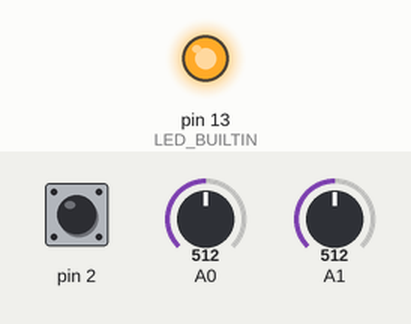
This sketch was run on a simulated Arduino Uno, built for the host (arithmetic inside an expression is 32-bit, double 64-bit). Parts: output pins drawn as LEDs (lit = HIGH). Dashed ring = blinking. Inputs (shaded band) come from the test bench; at power-on: pin 2 HIGH, A0 = 512, A1 = 512. What the sketch prints to the serial monitor is not drawn.

Above: at 1.2 s.
1.3 s: pin 2 pulled LOW for 3.2 s
At 4.8 s:
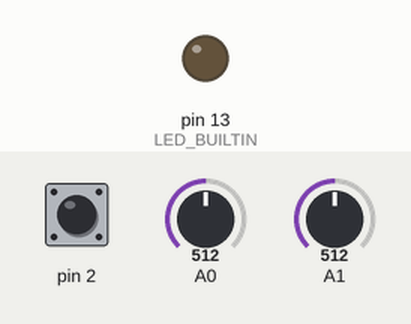
7.5 s: pin 2 pulled LOW for 0.15 s
At 7.77 s:
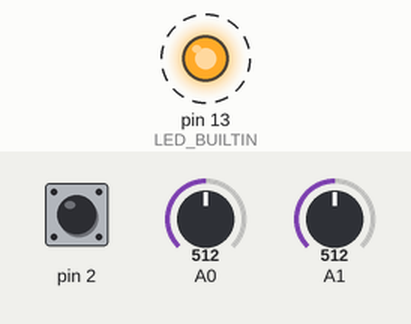
Timing chart, 0 to 16.5 s (numbered marks = the images above; inputs shaded):
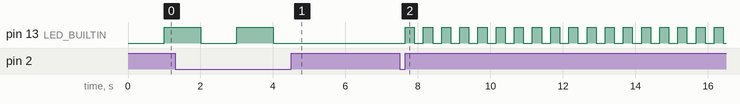

The sketch:

joystick.ino
```cpp
void setup() {
  // put your setup code here, to run once:
  Serial.begin(115200);
  pinMode(2, INPUT_PULLUP);
  pinMode(LED_BUILTIN, OUTPUT);
}
unsigned long previousMillis = 0;
int ledState = LOW;
int countPressed = 0;
boolean lastSw;
int state = 0;
void loop() {
  // put your main code here, to run repeatedly:
  unsigned long Vx = analogRead(0);
  unsigned long Vy = analogRead(1);
  int sw = digitalRead(2);
  int freq;
  int xDeg=map(Vx,0,1023,0,180);
  int yDeg=map(Vy,0,1023,0,180);
  Serial.print(xDeg);
  Serial.print(", ");
  Serial.println(yDeg);

  if (sw && !lastSw) {
    countPressed++;
    state = countPressed % 3;
    Serial.println(state);
  }

  if (state != 2) {
    if (state == 0) {
      freq = 250;
    }
    else if (state == 1) {
      freq = 1000;
    }
    unsigned long currentMillis = millis();
    if (currentMillis - previousMillis >= freq) {
      previousMillis = currentMillis;
      if (ledState == LOW) {
        ledState = HIGH;
      }
      else {
        ledState = LOW;
      }
      digitalWrite(LED_BUILTIN, ledState);
    }
  }
  else{
    ledState = LOW;
    digitalWrite(LED_BUILTIN, ledState);
  }
  lastSw = sw;

}
```

Measured:
- after the input at 1.3 s, pin 13 (LED_BUILTIN): goes on until 4.0 s, then stays LOW
- after the input at 7.5 s, pin 13 (LED_BUILTIN): alternates HIGH for 0.25 s and LOW for 0.25 s, starting after 0.15 s
